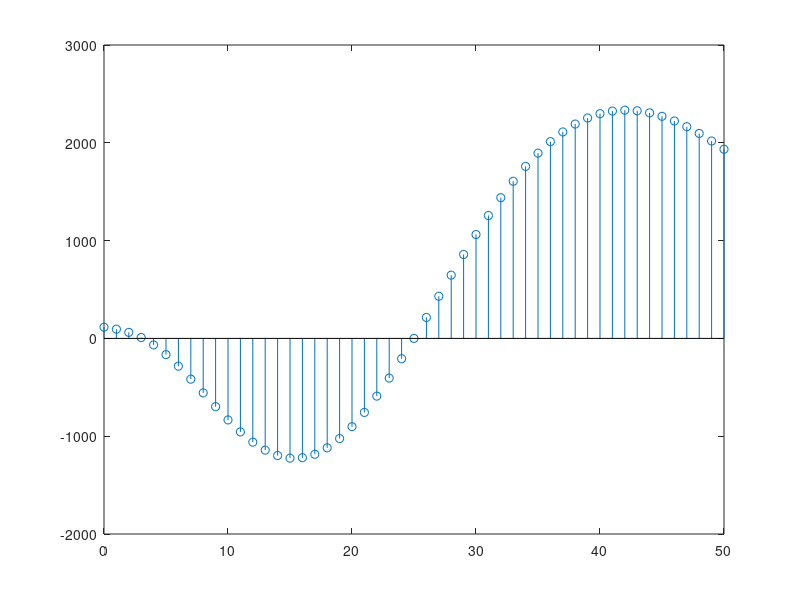

Source code (MATLAB):
n = 0 : 50
y = (  ((-3)* n .^ 3  + 10 .^ 2 - 7 * n + 15)  .*  (0.9) .^ n  .*  cos ( 2 * pi * 0.01 * n) )
figure
stem(n, y)
